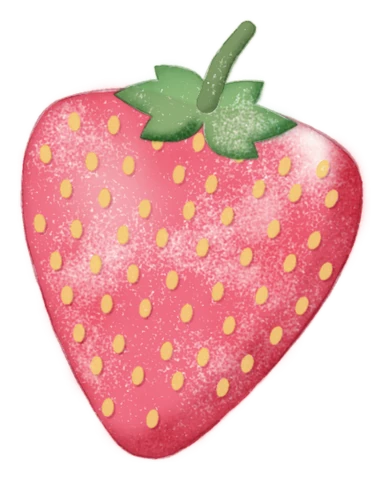
#> input picture kamira/stickers/strawberry.webp, 388 x 480 px
$ python -i tag-items.py   (imports and definitions only)
#> lines starting #> are read from the running program, lines starting #| are printed output that depends on the picture
#!/usr/bin/env python3
"""
Give shop items search tags (color, material, pattern, type).

Kamira's search reads each item's `tags`. This script fills in tags for any
item in PRODUCTS or DECOR (inside kamira/index.html) that doesn't have them yet.
It never changes tags that are already there, so hand fixes are safe.

How it guesses:
  - type, material and pattern come from words in the name and the store link
    ("Leather Biker Jacket" -> leather, jacket, outerwear, clothing)
  - color comes from the store link (most stores put it there, like ...-black)
    and from the pixels of the cutout image itself

It's a first pass. Always look at the results and fix what's wrong.

Run from the repo root:
  python3 kamira/scripts/tag-items.py            # tag new items, save
  python3 kamira/scripts/tag-items.py --dry-run  # just print what it would add
  python3 kamira/scripts/tag-items.py --redo ID  # re-guess one item (by id)

Needs Pillow:  pip3 install pillow
"""
import json, re, sys, colorsys
from pathlib import Path
from urllib.parse import urlparse

try:
    from PIL import Image
except ImportError:
    sys.exit('Needs Pillow first:  pip3 install pillow')

ROOT = Path(__file__).resolve().parent.parent          # kamira/
INDEX = ROOT / 'index.html'

# ---- words in names and links -> tags -------------------------------------------------
# Each key is a word to look for. Each value is the tags it adds.
WORDS = {
    # clothes
    'dress': 'dress clothing', 'gown': 'dress clothing', 'skirt': 'skirt clothing',
    'jacket': 'jacket outerwear clothing', 'bomber': 'jacket outerwear clothing', 'blazer': 'blazer jacket outerwear clothing',
    'coat': 'coat outerwear clothing', 'overcoat': 'coat outerwear clothing', 'topcoat': 'coat outerwear clothing',
    'trench': 'trench coat outerwear clothing', 'peacoat': 'coat outerwear clothing', 'puffer': 'puffer jacket outerwear clothing',
    'sweater': 'sweater knit top clothing', 'jumper': 'sweater knit top clothing', 'turtleneck': 'sweater turtleneck top clothing',
    'cardigan': 'cardigan sweater knit top clothing', 'cardi': 'cardigan sweater knit top clothing', 'crew': 'sweater knit top clothing',
    'top': 'top clothing', 'blouse': 'blouse top clothing', 'shirt': 'shirt top clothing', 'tee': 'tshirt top clothing',
    'jean': 'jeans denim pants clothing', 'jeans': 'jeans denim pants clothing', 'pant': 'pants clothing', 'pants': 'pants clothing',
    'trouser': 'pants clothing', 'shorts': 'shorts clothing',
    # shoes
    'boot': 'boots shoes', 'boots': 'boots shoes', 'flat': 'flats shoes', 'heel': 'heels shoes', 'pump': 'heels pumps shoes',
    'slingback': 'heels shoes', 'loafer': 'loafers shoes', 'clog': 'clogs shoes', 'clogs': 'clogs shoes', 'sneaker': 'sneakers shoes',
    'sandal': 'sandals shoes', 'mule': 'mules shoes', 'mary': 'mary-jane shoes', 'mj': 'mary-jane shoes',
    # bags
    'bag': 'bag', 'tote': 'tote bag', 'clutch': 'clutch bag', 'purse': 'bag', 'hobo': 'bag', 'wristlet': 'bag',
    # accessories
    'scarf': 'scarf accessory', 'bandana': 'scarf bandana accessory', 'beanie': 'beanie hat accessory', 'hat': 'hat accessory',
    'glove': 'gloves accessory', 'sunglasses': 'sunglasses accessory', 'belt': 'belt accessory',
    'scrunchie': 'hair accessory', 'headband': 'hair accessory', 'claw': 'hair clip accessory', 'clip': 'hair clip accessory',
    'earrings': 'earrings jewelry', 'earring': 'earrings jewelry', 'necklace': 'necklace jewelry', 'bracelet': 'bracelet jewelry', 'ring': 'ring jewelry',
    # home
    'vase': 'vase', 'pillow': 'pillow', 'throw': 'blanket', 'blanket': 'blanket', 'mug': 'mug cup', 'cup': 'cup', 'teacup': 'teacup cup',
    'sipper': 'cup', 'bowl': 'bowl', 'plate': 'plate', 'teapot': 'teapot', 'creamer': 'pitcher', 'pitcher': 'pitcher', 'carafe': 'carafe',
    'glass': 'glass', 'coupe': 'glass cocktail', 'martini': 'glass cocktail', 'wine': 'wine glass', 'stemware': 'wine glass',
    'candle': 'candle', 'votive': 'candle-holder', 'tealight': 'candle-holder', 'hurricane': 'candle-holder', 'cloche': 'cloche',
    'lamp': 'lamp light', 'lantern': 'lantern light', 'lights': 'string-lights light', 'pendant': 'light',
    'frame': 'picture-frame', 'catchall': 'dish', 'stand': 'cake-stand', 'plant': 'plant', 'pot': 'plant-pot',
    # materials
    'leather': 'leather', 'suede': 'suede leather', 'velvet': 'velvet', 'satin': 'satin', 'silk': 'silk', 'lace': 'lace',
    'denim': 'denim', 'wool': 'wool', 'rewool': 'wool', 'softwool': 'wool', 'boiled': 'wool', 'merino': 'wool merino', 'cashmere': 'cashmere wool',
    'alpaca': 'alpaca wool', 'cotton': 'cotton', 'linen': 'linen', 'corduroy': 'corduroy', 'nylon': 'nylon', 'fleece': 'fleece',
    'knit': 'knit', 'knitted': 'knit', 'reknit': 'knit', 'boucle': 'boucle', 'bouclé': 'boucle', 'ceramic': 'ceramic', 'stoneware': 'ceramic',
    'porcelain': 'ceramic', 'brass': 'brass metal', 'metal': 'metal', 'wire': 'metal', 'jute': 'jute', 'paper': 'paper', 'beaded': 'beaded',
    # patterns and details
    'stripe': 'striped', 'striped': 'striped', 'stripes': 'striped', 'dots': 'polka-dot', 'checkered': 'checkered', 'checker': 'checkered',
    'plaid': 'plaid', 'floral': 'floral', 'florals': 'floral', 'blossom': 'floral', 'hydrangea': 'floral', 'butterfly': 'butterfly',
    'herringbone': 'herringbone', 'quilted': 'quilted', 'cable': 'cable-knit', 'ribbed': 'ribbed', 'printed': 'print', 'bow': 'bow',
    'tassel': 'tassel', 'faux': 'faux', 'outdoor': 'outdoor',
}

# Color words that stores put in links and names -> the color tags they add
COLOR_WORDS = {
    'black': 'black', 'blacktortoise': 'black tortoise', 'charcoal': 'charcoal gray', 'grey': 'gray', 'gray': 'gray', 'stone': 'gray',
    'midgrey': 'gray', 'white': 'white', 'ivory': 'cream white', 'cream': 'cream white', 'bone': 'cream white', 'canvas': 'cream',
    'oatmeal': 'oatmeal beige', 'beige': 'beige', 'sand': 'beige', 'wheat': 'beige', 'almond': 'beige', 'taupe': 'taupe beige',
    'tan': 'tan brown', 'camel': 'camel tan brown', 'brown': 'brown', 'cocoa': 'brown', 'coffee': 'brown', 'oak': 'brown', 'beech': 'brown',
    'chocolate': 'brown', 'red': 'red', 'burgundy': 'burgundy red', 'pink': 'pink', 'rose': 'pink', 'blush': 'pink', 'mauve': 'mauve pink',
    'lilac': 'lilac purple', 'lavender': 'lavender purple', 'purple': 'purple', 'blue': 'blue', 'bluedots': 'blue polka-dot', 'navy': 'navy blue',
    'indigo': 'indigo blue denim', 'sky': 'light-blue blue', 'sea': 'blue', 'green': 'green', 'sage': 'sage green', 'mint': 'mint green',
    'olive': 'olive green', 'forest': 'green', 'emerald': 'green', 'yellow': 'yellow', 'yellowflorals': 'yellow floral', 'ochre': 'mustard yellow',
    'mustard': 'mustard yellow', 'orange': 'orange', 'rust': 'rust orange', 'gold': 'gold', 'silver': 'silver', 'amber': 'amber orange',
}
# words that look like colors but name a thing ("red wine glass", "Ruby Cardi")
NOT_A_COLOR_HERE = {('red', 'wine'), ('olive', 'led'), ('olive', 'light')}
# words that mean something else when the next word is this ("jean jacket" isn't jeans)
NOT_THIS_HERE = {('jean', 'jacket'), ('denim', 'jacket'), ('glove', 'ballet'), ('glove', 'flats'), ('frame', 'bag'), ('lace', 'boots'), ('lace', 'up'),
                 ('blanket', 'coat'), ('crew', 'cardigan'), ('red', 'wine')}

# ---- the image's own colors ---------------------------------------------------------
# Reference shades. Each pixel is matched to the closest one.
SHADES = [
    ('black', (22, 22, 24), 'black'), ('black', (40, 38, 40), 'black'),
    ('charcoal', (68, 68, 72), 'charcoal gray'), ('gray', (120, 120, 122), 'gray'), ('gray', (175, 175, 175), 'gray'),
    ('white', (246, 246, 243), 'white'), ('cream', (238, 228, 206), 'cream white'),
    ('beige', (212, 194, 166), 'beige'), ('tan', (186, 145, 100), 'tan brown'),
    ('brown', (125, 82, 50), 'brown'), ('brown', (82, 56, 40), 'brown'),
    ('red', (186, 32, 38), 'red'), ('burgundy', (110, 26, 40), 'burgundy red'),
    ('pink', (238, 168, 186), 'pink'), ('pink', (214, 112, 142), 'pink'), ('pink', (247, 210, 214), 'pink'),
    ('orange', (228, 122, 44), 'orange'), ('rust', (166, 78, 42), 'rust orange'),
    ('yellow', (240, 208, 74), 'yellow'), ('yellow', (246, 230, 150), 'yellow'), ('mustard', (196, 150, 40), 'mustard yellow'),
    ('green', (64, 128, 72), 'green'), ('sage', (150, 170, 128), 'sage green'), ('olive', (108, 106, 58), 'olive green'),
    ('mint', (178, 220, 196), 'mint green'), ('green', (36, 70, 50), 'green'),
    ('blue', (58, 108, 190), 'blue'), ('light-blue', (156, 192, 226), 'light-blue blue'), ('navy', (32, 40, 78), 'navy blue'),
    ('denim', (78, 102, 140), 'denim blue'),
    ('purple', (118, 78, 150), 'purple'), ('lilac', (196, 168, 214), 'lilac purple'),
]

def _lab(rgb):
    def f(c):
        c /= 255
        return c / 12.92 if c <= 0.04045 else ((c + 0.055) / 1.055) ** 2.4
    r, g, b = (f(c) for c in rgb)
    x = (r * .4124 + g * .3576 + b * .1805) / .95047
    y = (r * .2126 + g * .7152 + b * .0722)
    z = (r * .0193 + g * .1192 + b * .9505) / 1.08883
    g3 = lambda t: t ** (1 / 3) if t > .008856 else 7.787 * t + 16 / 116
    fx, fy, fz = g3(x), g3(y), g3(z)
    return (116 * fy - 16, 500 * (fx - fy), 200 * (fy - fz))

SHADE_LAB = [(n, _lab(c), tags) for n, c, tags in SHADES]

def image_colors(path, min_share=0.22):
    """Main colors in a cutout (ignoring see-through pixels). Returns tags, biggest first."""
#> called with path = '../stickers/strawberry.webp', min_share = 0.22
    im = Image.open(path).convert('RGBA')
#> im is the input picture: PIL image 388x480 RGBA; mean R, G, B, A 128.4, 78.3, 77.9, 133.9
    im.thumbnail((96, 96))
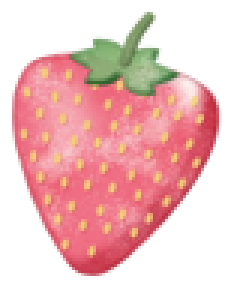
#> im: PIL image 78x96 RGBA (shown 3 times larger); mean R, G, B, A 122.8, 76.6, 76.3, 133.9; transparent parts drawn white
    counts, total = {}, 0
    for r, g, b, a in (im.get_flattened_data() if hasattr(im, 'get_flattened_data') else im.getdata()):
        if a < 200:
            continue
        L, A, B = _lab((r, g, b))
        best = min(SHADE_LAB, key=lambda s: (s[1][0] - L) ** 2 + (s[1][1] - A) ** 2 + (s[1][2] - B) ** 2)
        counts[best[2]] = counts.get(best[2], 0) + 1
        total += 1
#> after the loop, counts = 13 items; total = 3854
    if not total:
        return []
    # merge shades that share a main color word (two blacks, three pinks…)
    merged = {}
    for tags, n in counts.items():
        merged[tags.split()[-1]] = merged.get(tags.split()[-1], 0) + n
        merged.setdefault('_tags_' + tags.split()[-1], set()).update(tags.split())
#> this loop made 13 passes
#> (tags, n) on passes 1 to 12: ('sage green', 344), ('olive green', 26), ('green', 65), ('pink', 2779), ('brown', 12), ('tan brown', 248), ('yellow', 159), ('gray', 8), ('white', 9), ('rust orange', 22), ('red', 174), ('beige', 7)
#> after the loop, merged = 18 items
    out = []
    for key, n in sorted(((k, v) for k, v in merged.items() if not k.startswith('_')), key=lambda kv: -kv[1]):
        if n / total >= min_share and len(out) < 2:
            out += sorted(merged['_tags_' + key])
#> this loop made 9 passes
#> (key, n) on passes 2 to 9: ('green', 435), ('brown', 260), ('red', 174), ('yellow', 159), ('orange', 22), ('white', 10), ('gray', 8), ('beige', 7)
    return out

# ---- putting it together --------------------------------------------------------------
# [69 lines left out: functions words_of, guess_tags, load, main, not called in this run]

# [2 lines not run here, left out]

>>> result = image_colors('../stickers/strawberry.webp')
#> result = ['pink']

$ run again, on kamira/stickers/butterfly.webp
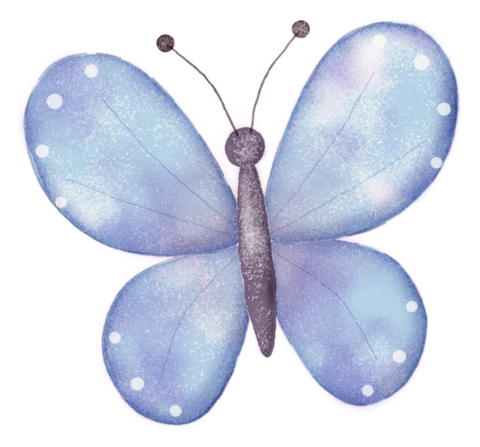
#> input picture kamira/stickers/butterfly.webp, 480 x 447 px
#> in image_colors, im is the input picture: PIL image 480x447 RGBA; mean R, G, B, A 101.4, 105.6, 125.7, 133.1
#> in image_colors, `im.thumbnail((96, 96))`:
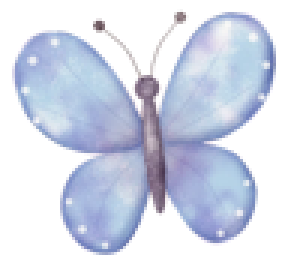
#> im: PIL image 96x89 RGBA (shown 3 times larger); mean R, G, B, A 98.8, 104.9, 121, 133.1; transparent parts drawn white
#> after the loop in image_colors, `for r, g, b, a in (im.get_flattened_data() if hasattr(im, 'get_flatten..`: counts = 9 items; total = 4301
#> the loop in image_colors, `for tags, n in counts.items():` made 9 passes
#> (tags, n) on passes 1 to 8: ('gray', 253), ('light-blue blue', 2946), ('lilac purple', 444), ('white', 404), ('charcoal gray', 20), ('pink', 9), ('denim blue', 205), ('blue', 19)
#> after the loop in image_colors, `for tags, n in counts.items():`: merged = 10 items
#> the loop in image_colors, `for key, n in sorted(((k, v) for k, v in merged.items() if not k.start..` made 5 passes
#> (key, n, out) on pass 1: ('blue', 3171, ['blue', 'denim', 'light-blue', 'navy'])
#> result = ['blue', 'denim', 'light-blue', 'navy']

$ run again, on kamira/stickers/candle.webp
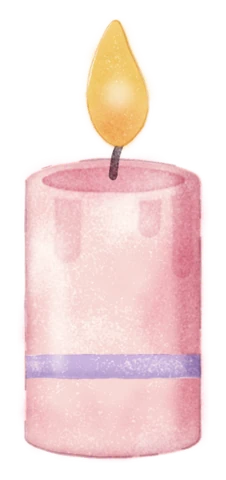
#> input picture kamira/stickers/candle.webp, 226 x 480 px
#> in image_colors, im is the input picture: PIL image 226x480 RGBA; mean R, G, B, A 146.9, 117.4, 114.6, 136.9
#> in image_colors, `im.thumbnail((96, 96))`:
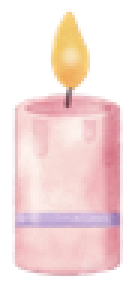
#> im: PIL image 45x96 RGBA (shown 3 times larger); mean R, G, B, A 137.4, 114.3, 112.4, 136.9; transparent parts drawn white
#> after the loop in image_colors, `for r, g, b, a in (im.get_flattened_data() if hasattr(im, 'get_flatten..`: counts = 11 items; total = 2249
#> the loop in image_colors, `for tags, n in counts.items():` made 11 passes
#> (tags, n) on passes 1 to 8: ('yellow', 175), ('beige', 8), ('cream white', 5), ('mustard yellow', 36), ('tan brown', 1), ('gray', 5), ('pink', 1670), ('brown', 3)
#> after the loop in image_colors, `for tags, n in counts.items():`: merged = 16 items
#> the loop in image_colors, `for key, n in sorted(((k, v) for k, v in merged.items() if not k.start..` made 8 passes
#> result = ['pink']

$ run again, on kamira/stickers/champagne.webp
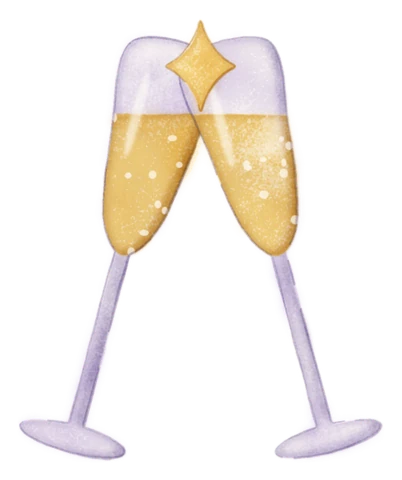
#> input picture kamira/stickers/champagne.webp, 402 x 480 px
#> in image_colors, im is the input picture: PIL image 402x480 RGBA; mean R, G, B, A 63.1, 56.2, 54.5, 60.5
#> in image_colors, `im.thumbnail((96, 96))`:
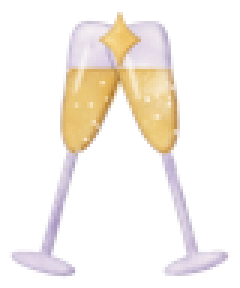
#> im: PIL image 80x96 RGBA (shown 3 times larger); mean R, G, B, A 61.6, 55.7, 50.1, 60.5; transparent parts drawn white
#> after the loop in image_colors, `for r, g, b, a in (im.get_flattened_data() if hasattr(im, 'get_flatten..`: counts = 9 items; total = 1701
#> the loop in image_colors, `for tags, n in counts.items():` made 9 passes
#> (tags, n) on passes 1 to 8: ('yellow', 559), ('gray', 61), ('beige', 104), ('pink', 317), ('white', 205), ('tan brown', 109), ('lilac purple', 194), ('mustard yellow', 81)
#> after the loop in image_colors, `for tags, n in counts.items():`: merged = 14 items
#> the loop in image_colors, `for key, n in sorted(((k, v) for k, v in merged.items() if not k.start..` made 7 passes
#> (key, n, out) on pass 1: ('yellow', 640, ['mustard', 'yellow'])
#> result = ['mustard', 'yellow']
